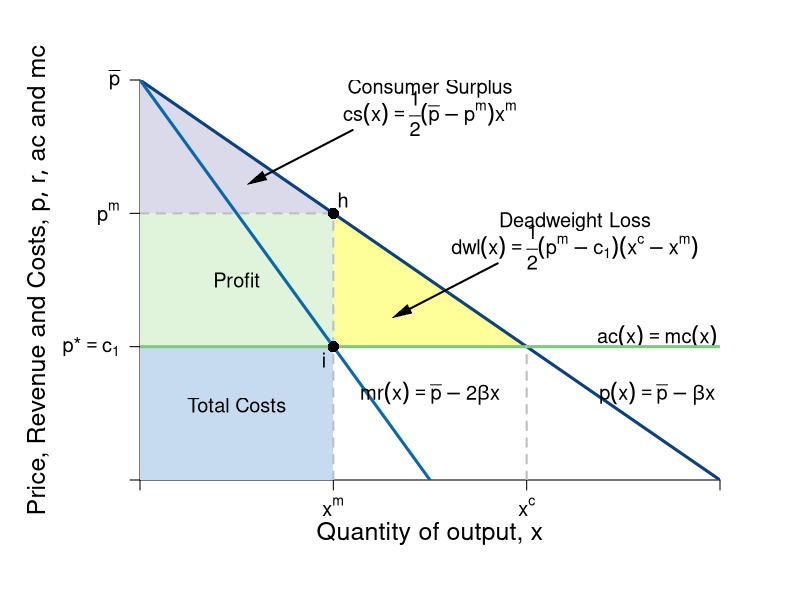

Reproduce this figure in R.
#Graph Designer: Simon Halliday
#Authors: Bowles, Foley and Halliday
#Title: Coordination, Conflict and Competition: A Text in Microeconomics

require(shape)
pdf(file = "competitionmarkets/monopolist_deadweightloss.pdf", width = 9, height = 7)

#Set parameters for graphics
axislabelsize <- 1.5
labelsize <- 1.2
graphlinewidth <- 3
segmentlinewidth <- 2

COL <- c("#7fc97f", "#beaed4", "#fdc086", "#ffff99", "#386cb0", "#f0027f", "#bf5b17", "#666666")
COLA <- c("#e0f3db", "#99d8c9","#66c2a4","#41ae76", "#238b45", "#005824")
COLB <- c("#c6dbef", "#4eb3d3", "#2b8cbe", "#0868ac","#084081")
COLC <- c("#fcfbfd", "#efedf5", "#dadaeb", "#bcbddc", "#9e9ac8", "#807dba", "#6a51a3", "#54278f", "#3f007d")

#Edited the margins to cater for the larger LHS labels
par(mar =  c(6, 7, 4, 4))

AvgRevenue <- function(x, rmax = 12, xmax = 12){
  rmax - (rmax/xmax)*x
}

MRevenue <- function(x, rmax = 12, xmax = 12){
  rmax - 2*(rmax/xmax)*x
}

AvgCost <- function(x, c0 = 2, c1 = 4){
  c0/x + c1
}

xlims <- c(0, 12)
ylims <- c(0, 12)

npts <- 501 
x <- seq(xlims[1], xlims[2], length.out = npts)
y <- seq(ylims[1], ylims[2], length.out = npts) 
a <- c(13, 16.75, 19.25)

plot(0, 0, xlim = xlims, ylim = ylims, type = "n",
     xlab = expression(paste("")),
     ylab = expression(paste("")), 
     xaxt = "n", 
     yaxt = "n", 
     cex.lab = axislabelsize, 
     bty = "n",
     xaxs="i", 
     yaxs="i")

# ticksy <- seq(from = ylims[1], to = ylims[2], by = 1)
# ylabels <- seq(from = ylims[1], to = ylims[2], by = 1)
# ticksx <- seq(from = xlims[1], to = xlims[2], by = 1)
# xlabels <- seq(from = xlims[1], to = xlims[2], by = 1)
ticksy <- c(0, 4, AvgRevenue(x = 4), ylims[2])
ylabels <- c(NA, expression(paste(p,"*", phantom()== c[1])), expression(paste(p^{m})), expression(paste(bar(p) )))
ticksx <- c(0, 4, 8, xlims[2])
xlabels <- c(NA, expression(paste(x^{m})), expression(paste(x^{c})), NA)

axis(1, at = ticksx, pos = 0, labels = xlabels, cex.axis = labelsize)
axis(2, at = ticksy, pos = 0, labels = ylabels, las = 1, cex.axis = labelsize)

npts <- 500 
xx1 <- seq(xlims[1], xlims[2], length.out = npts)
xx3 <- seq(2, 6, length.out = npts)

#Draw the polygon for profit
xpoly1 <- c(0, 4, 4, 0, 0)
ypoly1 <- c(4, 4, AvgRevenue(x = 4), AvgRevenue(x = 4), 4)
polygon(x = xpoly1, y = ypoly1, col=COLA[1], density=NULL, border = NA)

#Draw the polygon for costs
xpoly2 <- c(0, 4, 4, 0, 0)
ypoly2 <- c(0, 0, 4, 4, 4)
polygon(x = xpoly2, y = ypoly2, col=COLB[1], density=NULL, border = NA)

#Draw the polygon for deadweight loss
xpoly3 <- c(4, 4, 8, 4)
ypoly3 <- c(4, AvgRevenue(x = 4), 4, 4)
polygon(x = xpoly3, y = ypoly3, col=COL[4], density=NULL, border = NA)

#Draw the polygon for consumer surplus
xpoly4 <- c(0, 4, 0, 0)
ypoly4 <- c(8, 8, 12, 8)
polygon(x = xpoly4, y = ypoly4, col=COLC[3], density=NULL, border = NA)


#lines(xx1, bcA(xx1, w = 10, p = 1.5), col = COLB[3], lwd = graphlinewidth)
lines(xx1, AvgRevenue(xx1, rmax = 12, xmax = 12), col = COLB[5], lwd = graphlinewidth)
lines(xx1, MRevenue(xx1, rmax = 12, xmax = 12), col = COLB[4], lwd = graphlinewidth)
#lines(xx1, AvgCost(xx1, c0 = 2, c1 = 4), col = COLA[5], lwd = graphlinewidth)

#Label the axes
mtext(expression(paste("Quantity of output, ", x)), side=1, line = 2.5, cex = axislabelsize)
text(-2.1, 0.5*ylims[2], expression(paste("Price, Revenue and Costs, ", list(p, r, ac), " and ", mc)), xpd = TRUE, cex = axislabelsize, srt = 90) 

#Label curves
text(10.7, 4.3, expression(paste(ac(x) == mc(x))), cex = labelsize)
text(10.7, 2.6, expression(paste(p(x) == bar(p) - beta*x)), cex = labelsize)
text(6, 2.6, expression(paste(mr(x) == bar(p) - 2*beta*x)), cex = labelsize)

#Labels cost and profit areas
text(2, 0.5*AvgCost(x = 4), expression("Total Costs"), cex = labelsize)
text(2, 6, expression("Profit"), cex = labelsize)
# text(5.25, 5.5, expression("Deadweight"), cex = labelsize)
# text(5.25, 5, expression("Loss"), cex = labelsize)

#Draw segments for total costs
segments(0, AvgRevenue(x = 4), 4, AvgRevenue(x = 4), lty = 2, col = "gray" , lwd = segmentlinewidth)
segments(4, 0, 4, AvgRevenue(x = 4), lty = 2, col = "gray" , lwd = segmentlinewidth)
segments(0, 4, xlims[2], 4, lty = 1, col = COL[1] , lwd = graphlinewidth)

#Segment for many firms comparison
segments(8, 0, 8, 4, lty = 2, col = "gray" , lwd = segmentlinewidth)

#Label Points for comparison
points(4, MRevenue(x = 4), pch = 16, col = "black", cex = 1.5)
text(3.8, MRevenue(x = 4) - 0.4, expression(i), cex = labelsize)


points(4, AvgRevenue(x = 4), pch = 16, col = "black", cex = 1.5)
text(4.2, AvgRevenue(x = 4) + 0.4, expression(h), cex = labelsize)


# Arrow to Consumer surplus
text(6, 11.75, expression(paste("Consumer Surplus")), cex = labelsize)
text(6, 11, expression(paste(cs(x) == frac(1,2)*(bar(p) - p^{m})*x^{m} )), cex = labelsize)
Arrows(4.4, 10.5, 2.4, 9, col = "black", lty = 1, lwd = 2, arr.type = "triangle", arr.lwd = 0.5)

# Arrow to Deadweight loss
text(9, 7.75, expression(paste("Deadweight Loss")), cex = labelsize)
text(9, 7, expression(paste(dwl(x) == frac(1,2)*(p^{m} - c[1])*(x^{c} - x^{m}))), cex = labelsize)
Arrows(7.4, 6.5, 5.4, 5, col = "black", lty = 1, lwd = 2, arr.type = "triangle", arr.lwd = 0.5)



dev.off()
